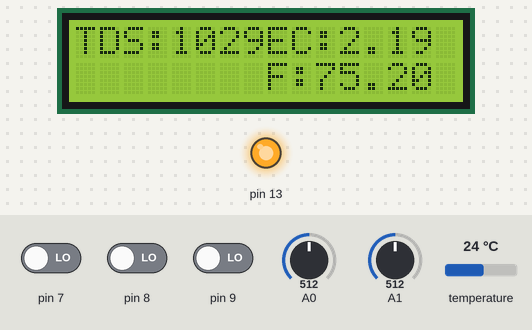
The sketch below on a simulated Arduino Uno, built with avr-gcc and run on an emulated ATmega328P. On the bench: 16×2 character LCD, output pins drawn as LEDs (lit = HIGH). Dashed ring = blinking. The test bench sets the inputs (shaded band); at power-on: pin 8 LOW, pin 9 LOW, temperature 24 °C, A0 = 512, A1 = 512, pin 7 LOW. What the sketch prints to the serial monitor is not drawn.

Above: at 1.8 s.
1.9 s: pin 8 driven HIGH
At 2.9 s:
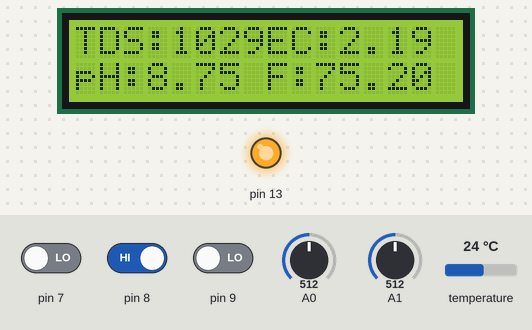
3.8 s: pin 9 driven HIGH
At 5.6 s:
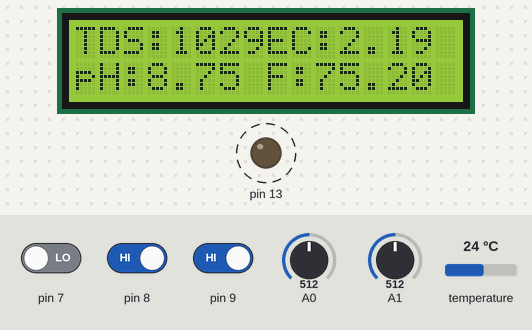
8.2 s: temperature set to 12 °C
At 11.0 s:
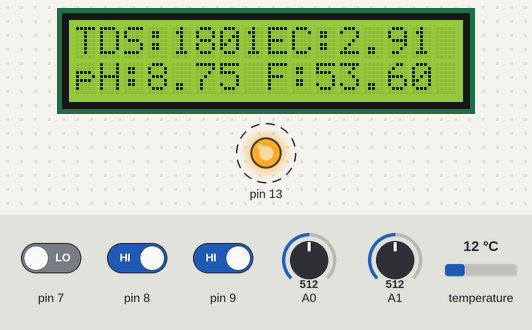
11.1 s: A0 set to 716
At 13.7 s:
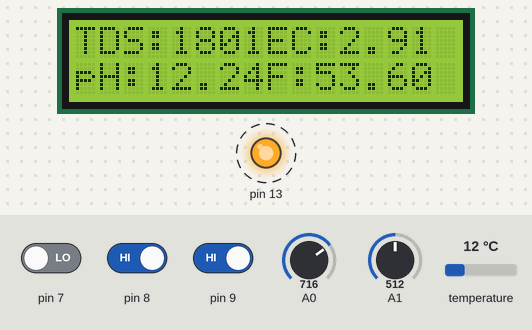
14.7 s: A1 set to 716
At 16.6 s:
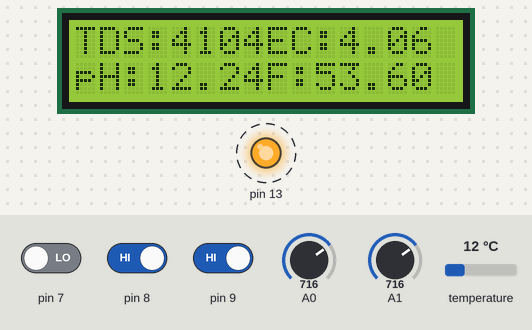
17.2 s: temperature set to 19 °C
At 21.6 s:
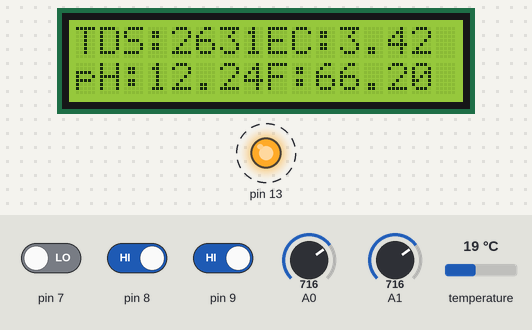
Timing chart, 0 to 21.9 s (numbered marks = the images above; inputs shaded):
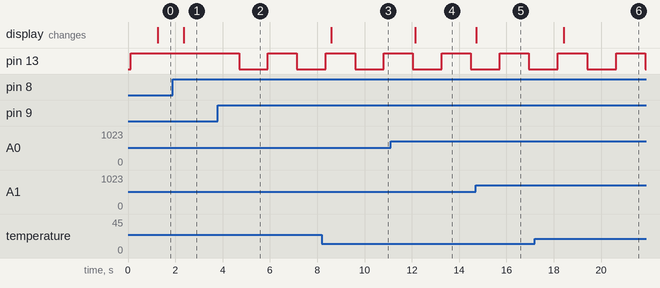

Measured:
- after the input at 1.9 s, the display: changes after 0.46 s (image 1)
- after the input at 3.8 s, pin 13: HIGH → LOW after 0.89 s, → HIGH 1.2 s later, → LOW 1.2 s later
- after the input at 8.2 s, the display: changes after 0.40 s (image 3)
- after the input at 11.1 s, the display: changes after 1.1 s (image 4)
- after the input at 14.7 s, the display: changes at once (image 5)
- after the input at 17.2 s, the display: changes after 1.2 s (image 6)

The sketch:

app.ino
```cpp
#include <OneWire.h>
#include <DallasTemperature.h>
#include <hd44780.h>
#include <hd44780ioClass/hd44780_pinIO.h>
#include "button.h"

#define TEMPERATURE_PRECISION 9 // Lower resolution

namespace timing
{
    // 1 second
    const long oneSecond = 1000;
    // one minute
    const long oneMinute = oneSecond * 60;
    // 4.5 minutes
    const long fourMinutesThirtySeconds = (oneMinute * 4) + (oneSecond * 30);
    // 60 minutes
    const long oneHour = oneMinute * 60;
    // 10 hours
    const long tenHours = oneHour * 10;
    // 14 hours
    const long fourteenHours = oneHour * 14;

    // pump start millis
    unsigned long pumpMillis = 0;

    // time since last change (light on/off)
    unsigned long lightMillis = 0;

    // Last run
    unsigned long lastRun = 0;

} // namespace timing

namespace pin
{
    const byte ph_sensor = A0;
    const byte tds_sensor = A1;
    const int light = 13;
    const int lcd_rs = 12;
    const int lcd_rw = 11;
    const int lcd_en = 10;
    const int light_button = 9;
    const int ph_button = 8;
    const int pump_button = 7;
    const int one_wire_bus = 6;
    const int lcd_db4 = 5;
    const int lcd_db5 = 4;
    const int lcd_db6 = 3;
    const int lcd_db7 = 2;
    const int pump = 1;
} // namespace pin

namespace device
{
    float aref = 4.3;
}

namespace sensor
{
    float previosEc = 0;
    float ec = 0;
    unsigned int previosTds = 0;
    unsigned int tds = 0;
    float previosWaterTemp = 0;
    float waterTemp = 0;
    float ecCalibration = 1;
    float ph = 0;
    bool lightStatus = false;
    bool pumpStatus = false;
} // namespace sensor

Button lightButton(pin::light_button);
Button pumpButton(pin::pump_button);
Button phButton(pin::ph_button);

hd44780_pinIO lcd(pin::lcd_rs, pin::lcd_rw, pin::lcd_en, pin::lcd_db4, pin::lcd_db5, pin::lcd_db6, pin::lcd_db7);

// Setup a oneWire instance to communicate with any OneWire devices (not just Maxim/Dallas temperature ICs)
OneWire oneWire(pin::one_wire_bus);

// Pass our oneWire reference to Dallas Temperature.
DallasTemperature sensors(&oneWire);

DeviceAddress waterTemperatureDeviceAddress;

// function to print a device address
void printDeviceAddress(DeviceAddress deviceAddress)
{
    for (uint8_t i = 0; i < 8; i++)
    {
        if (deviceAddress[i] < 16)
            Serial.print(i);
        Serial.print(deviceAddress[i], HEX);
    }
}

void printTemperature(float tempC)
{
    // print to serial
    Serial.print("Temp C: ");
    Serial.print(tempC);
    Serial.print(" Temp F: ");
    Serial.print(DallasTemperature::toFahrenheit(tempC), 2);

    if (sensor::waterTemp != sensor::previosWaterTemp)
    {
        //print to lcd
        lcd.setCursor(8, 1);
        lcd.print("F:");
        lcd.print(DallasTemperature::toFahrenheit(sensor::waterTemp), 2);
    }
}

void setupTemperatureDevices()
{
    // Start up the library
    sensors.begin();

    // report parasite power requirements
    Serial.print("Parasite power is: ");
    if (sensors.isParasitePowerMode())
    {
        Serial.println("ON");
    }
    else
    {
        Serial.println("OFF");
    }

    // Search the wire for address
    if (sensors.getAddress(waterTemperatureDeviceAddress, 0))
    {
        Serial.print("Found device ");
        Serial.print(0, DEC);
        Serial.print(" with address: ");
        printDeviceAddress(waterTemperatureDeviceAddress);
        Serial.println();

        Serial.print("Setting resolution to ");
        Serial.println(TEMPERATURE_PRECISION, DEC);

        // set the resolution to TEMPERATURE_PRECISION bit (Each Dallas/Maxim device is capable of several different resolutions)
        sensors.setResolution(waterTemperatureDeviceAddress, TEMPERATURE_PRECISION);

        Serial.print("Resolution actually set to: ");
        Serial.print(sensors.getResolution(waterTemperatureDeviceAddress), DEC);
        Serial.println();
    }
    else
    {
        Serial.print("Found ghost device at ");
        Serial.print(0, DEC);
        Serial.print(" but could not detect address. Check power and cabling");
    }
}

void checkWaterTemperature()
{
    sensors.requestTemperatures();
    sensor::previosWaterTemp = sensor::waterTemp;
    sensor::waterTemp = sensors.getTempC(waterTemperatureDeviceAddress);
    printTemperature(sensor::waterTemp);
}

void printTDS()
{
    Serial.print("TDS:");
    Serial.println(sensor::tds);
    Serial.print("EC:");
    Serial.println(sensor::ec, 2);

    // set the cursor the fiest line and 1st character
    if (sensor::tds != sensor::previosTds)
    {
        lcd.setCursor(0, 0);
        lcd.print("TDS:");
        lcd.print(sensor::tds);
    }
    if (sensor::ec != sensor::previosEc)
    {
        lcd.setCursor(8, 0);
        lcd.print("EC:");
        lcd.print(sensor::ec, 2);
    }
}

void checkTDS()
{
    sensor::previosEc = sensor::ec;
    sensor::previosTds = sensor::tds;
    float rawEc = analogRead(pin::tds_sensor) * device::aref / 1024.0;                                          // read the analog value more stable by the median filtering algorithm, and convert to voltage value
    float temperatureCoefficient = 1.0 + 0.02 * (sensor::waterTemp - 25.0);                                     // temperature compensation formula: fFinalResult(25^C) = fFinalResult(current)/(1.0+0.02*(fTP-25.0));
    sensor::ec = (rawEc / temperatureCoefficient) * sensor::ecCalibration;                                      // temperature and calibration compensation
    sensor::tds = (133.42 * pow(sensor::ec, 3) - 255.86 * sensor::ec * sensor::ec + 857.39 * sensor::ec) * 0.5; //convert voltage value to tds value
    printTDS();
}

void printPh()
{
    Serial.print("    pH:");
    Serial.print(sensor::ph, 2);
    Serial.println(" ");
    // set the cursor to column 0, line 1
    // (note: line 1 is the second row, since counting begins with 0):
    lcd.setCursor(0, 1);
    // print the number Ph:
    lcd.print("pH:");
    lcd.print(sensor::ph, 2);
}

void checkPh()
{
    unsigned long int avgValue; //Store the average value of the sensor feedback
    float b;
    int buf[10], temp;
    for (int i = 0; i < 10; i++) //Get 10 sample value from the sensor for smooth the value
    {
        buf[i] = analogRead(pin::ph_sensor);
        delay(10);
    }
    for (int i = 0; i < 9; i++) //sort the analog from small to large
    {
        for (int j = i + 1; j < 10; j++)
        {
            if (buf[i] > buf[j])
            {
                temp = buf[i];
                buf[i] = buf[j];
                buf[j] = temp;
            }
        }
    }
    avgValue = 0;
    for (int i = 2; i < 8; i++) //take the average value of 6 center sample
        avgValue += buf[i];
    float phValue = (float)avgValue * 5.0 / 1024 / 6; //convert the analog into millivolt
    sensor::ph = 3.5 * phValue;                       //convert the millivolt into pH value
    printPh();
}

void checkPhButtonPressed()
{
    phButton.update();
    if (phButton.isPressed())
    {
        checkPh();
        lcd.display();
    }
}

void setupLight()
{
    pinMode(pin::light, OUTPUT);
    // Always try to avoid duplicate code.
    // Instead of writing digitalWrite(pin, LOW) here,
    // call the function off() which already does that
    lightOff();
}

void lightOn()
{
    digitalWrite(pin::light, HIGH);
    sensor::lightStatus = true;
    Serial.println("Light has been turned on");
}

void lightOff()
{
    digitalWrite(pin::light, LOW);
    sensor::lightStatus = false;
    Serial.println("Light has been turned off");
}

void checkLightButtonPressed(unsigned long currentMillis)
{
    lightButton.update();
    if (lightButton.isPressed())
    {
        Serial.println("Light Button Pressed");
        if (sensor::lightStatus)
        {
            lightOff();
            timing::lightMillis = currentMillis;
        }
        else if (!sensor::lightStatus)
        {
            lightOn();
            Serial.println("Light turned on.");
            timing::lightMillis = currentMillis;
        }
    }
}

void checkLights(unsigned long currentMillis)
{
    // check to see if the light is on
    if (sensor::lightStatus)
    {
        if (currentMillis - timing::lightMillis >= timing::fourteenHours)
        {
            lightOff();
            timing::lightMillis = currentMillis;
        }
    }
    else if (!sensor::lightStatus)
    {
        if (currentMillis - timing::lightMillis >= timing::tenHours)
        {
            lightOn();
            timing::lightMillis = currentMillis;
        }
    }
}

void setupPump()
{
    pinMode(pin::pump, OUTPUT);
    // Always try to avoid duplicate code.
    // Instead of writing digitalWrite(pin, LOW) here,
    // call the function off() which already does that
    pumpOff();
}

void pumpOn()
{
    digitalWrite(pin::pump, HIGH);
    sensor::pumpStatus = true;
    Serial.println("Pump has been turned on");
}

void pumpOff()
{
    digitalWrite(pin::pump, LOW);
    sensor::pumpStatus = false;
    Serial.println("Pump has been turned off");
}

void checkPumpButtonPressed(unsigned long currentMillis)
{
    pumpButton.update();
    if (pumpButton.isPressed())
    {
        Serial.println("Pump Button Pressed");
        if (sensor::pumpStatus)
        {
            pumpOff();
            timing::pumpMillis = currentMillis;
        }
        else
        {
            pumpOn();
            timing::pumpMillis = currentMillis;
        }
    }
}

void checkPump(unsigned long currentMillis)
{
    // Pump is on
    if (sensor::pumpStatus)
    {
        // make sure the pump only runs for 4.5 minutes
        if (currentMillis - timing::pumpMillis >= timing::fourMinutesThirtySeconds)
        {
            pumpOff();
            timing::pumpMillis = currentMillis;
        }
    }
    // pump is off
    else if (!sensor::pumpStatus)
    {
        if (currentMillis - timing::pumpMillis >= timing::oneHour)
        {
            pumpOn();
            timing::pumpMillis = currentMillis;
        }
    }
}

void setup()
{
    lcd.begin(16, 2);
    // Print a message to the LCD.
    lcd.print("Initializing...");
    Serial.begin(115200);
    while (!Serial)
    {
        ;
    }
    Serial.println("Initializing..."); //Test the serial monitor
    setupTemperatureDevices();
    setupLight();
    lightOn();
    setupPump();
    lcd.clear();
}

int displayCount = 0;
void loop()
{
    unsigned long currentMillis = millis();
    checkLightButtonPressed(currentMillis);
    checkPumpButtonPressed(currentMillis);
    checkPhButtonPressed();
    checkLights(currentMillis);
    checkPump(currentMillis);
    if (currentMillis - timing::lastRun >= timing::oneSecond)
    {
        if (!sensor::pumpStatus)
        {
            checkWaterTemperature();
            checkTDS();
        }
    }
    if(displayCount >= 120){
        lcd.noDisplay();
        lcd.noBacklight();
        displayCount = 0;
    }
    delay(1000);
    displayCount += 1;
}
```

button.cpp
```cpp
#include "button.h"

Button::Button(int pin)
{
    pinMode(pin, INPUT);
    this->_pin = pin;
    _lastDebounceTime = 0;
    _lastChangeTime = 0;
    _lastStateBtn = HIGH;
}

bool Button::isTimeToUpdate()
{
    return (millis() - _lastDebounceTime) > _delay / 8;
}

void Button::update()
{
    if (!isTimeToUpdate())
        return;
    _lastDebounceTime = millis();
    int btnState = digitalRead(_pin);
    if (btnState == _lastStateBtn)
    {
        _lastChangeTime = millis();
        return;
    };
    if (millis() - _lastChangeTime < _delay)
        return;

    // now at leat least 8 sample points in _delay time changed.
    // so that counts.

    _lastStateBtn = btnState;
}

bool Button::isPressed()
{
    return (_lastStateBtn == HIGH);
}
```

button.h
```cpp
#ifndef MY_BUTTON_H
#define MY_BUTTON_H

#include <Arduino.h>

class Button
{

private:
    int _pin;
    unsigned long _delay = 25;
    unsigned long _lastDebounceTime;
    unsigned long _lastChangeTime;
    int _lastStateBtn;
    bool isTimeToUpdate();

public:
    Button(int pin);

    void init();
    void update();

    bool isPressed();
};

#endif
```

light.cpp
```cpp

```

plug.cpp
```cpp
#include "plug.h"
bool plugStatus = false;

Plug::Plug(int plug)
{
    // Use 'this->' to make the difference between the
    // 'pin' attribute of the class and the
    // local variable 'pin' created from the parameter.
    this->plug = plug;
    init();
}
void Plug::init()
{
    pinMode(plug, OUTPUT);
    // Always try to avoid duplicate code.
    // Instead of writing digitalWrite(pin, LOW) here,
    // call the function off() which already does that
    off();
}
void Plug::on()
{
    digitalWrite(plug, HIGH);
    plugStatus = true;
    Serial.println("plug has been turned on");
}
void Plug::off()
{
    digitalWrite(plug, LOW);
    plugStatus = false;
    Serial.println("plug has been turned off");
}

bool Plug::status()
{
    Serial.print("Plug Status: ");
    Serial.println(plugStatus);
    return plugStatus;
}
```

plug.h
```cpp
#ifndef MY_PLUG_H
#define MY_PLUG_H
#include <Arduino.h>
class Plug
{

private:
    int plug;

public:
    Plug(int pin);
    void init();
    void on();
    void off();
    bool status();
};
#endif
```
